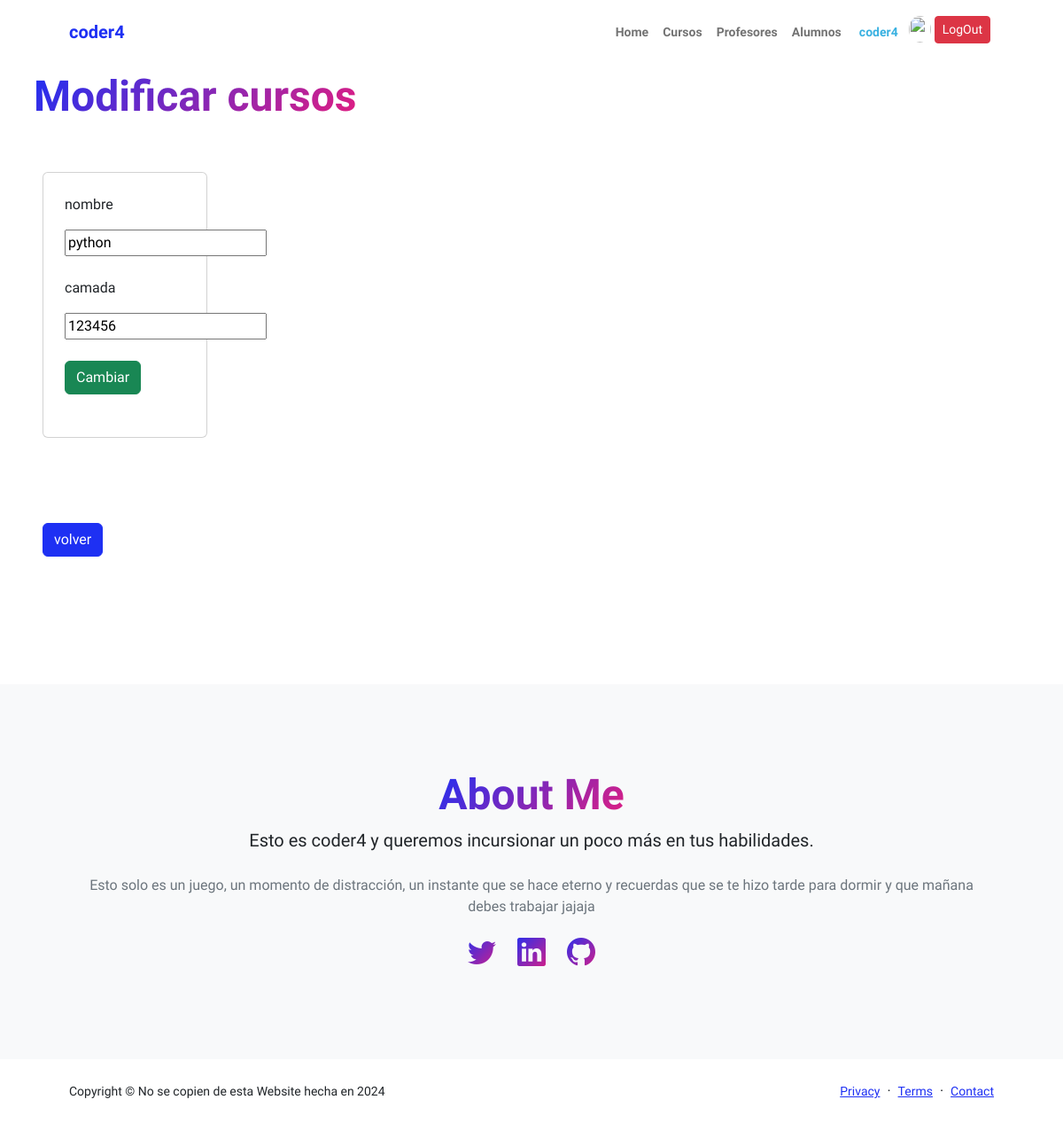
Before: /AppCoderH/edita_curso/8 (signed in) with the older database file.
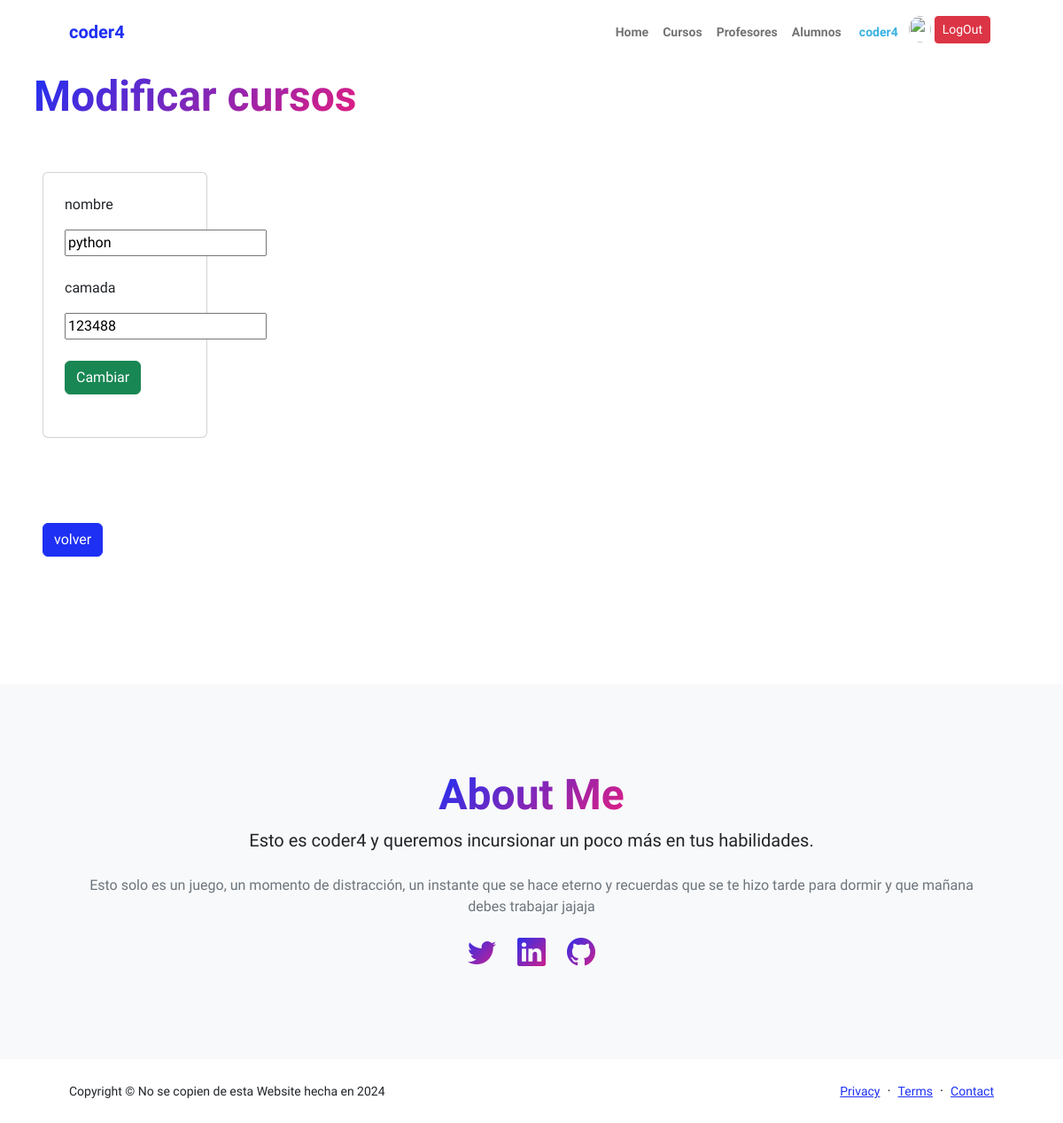
After: the same page with the newer database file.
### AppCoderH/models.py (models this page shows, shortened)
class Curso(models.Model):
    nombre = models.CharField(max_length=40)
    camada = models.IntegerField()

### AppCoderH/views.py (the view)
# urls.py: path("edita_curso/<int:id>", views.edita_curso, name="edita_curso"),
def edita_curso(request, id):
    avatares = Avatar.objects.filter(user=request.user.id)
    curso = Curso.objects.get(id=id)
    if request.method == "POST":
        mi_formulario_cur = Curso_formulario(request.POST)
        if mi_formulario_cur.is_valid():
            datos = mi_formulario_cur.cleaned_data
            curso.nombre = datos["nombre"]
            curso.camada = datos["camada"]
            curso.save()
            messages.success(request, "modificado correctamente")
            curso = Curso.objects.all()
            return render(request, "ver_cursos.html", {"cursos":curso, "url":avatares[0].imagen.url if avatares.exists () else None})
    else:
        mi_formulario_cur = Curso_formulario(initial={"nombre":curso.nombre, "camada":curso.camada})
    return render(request, "edita_curso.html", {"mi_formulario_cur":mi_formulario_cur, "curso":curso, "url":avatares[0].imagen.url if avatares.exists () else None})

### AppCoderH/forms.py
class Curso_formulario(forms.Form):
    nombre = forms.CharField(max_length=40)
    camada = forms.IntegerField()

### AppCoderH/templates/edita_curso.html (shortened to what this page needs)
{% extends 'padre.html' %}
{% load static %}
{% block contenido %}
    <main>
        <section>
            <div class="container px-2 my-2">
                <div>
                    <h1 class="display-5 fw-bolder mb-0"><span class="text-gradient d-inline">Modificar cursos</span></h1>
                </div>
            </div>
        </section>
        <div class="row">
            <div class="col-sm-12 col-md-8 col-lg-3 col-xl-3">
                <div class="container px-5 my-5">
                    <div class="card">
                        <div class="container px-2 my-2">
                            <div class="card-body">
                                <form action="{% url 'edita_curso' curso.id %}" method="POST">
                                    <p>nombre</p>
                                    {{mi_formulario_cur.nombre}}
                                    <div><br></div>
                                    <p>camada</p>
                                    {{mi_formulario_cur.camada}}
                                    <div><br></div>
                                    <button type="submit" class="btn btn-success text-white"><a href="{% url 'cursos' %}"></a>Cambiar</button>
                                    <div><br></div>
                                </form>
                            </div>
                        </div>
                    </div>
                </div>
            </div>
        </div>
        <div class="col-sm-12 col-md-8 col-lg-3 col-xl-3">
            <div class="container px-5 my-5">
                <a href="{% url 'cursos' %}" class="btn btn-primary">volver</a>
            </div>
        </div>
        <div><br></div>
    </main>
{% endblock %}

Changed rows visible on the page:
changed Curso "python": camada "123456" → "123488"
